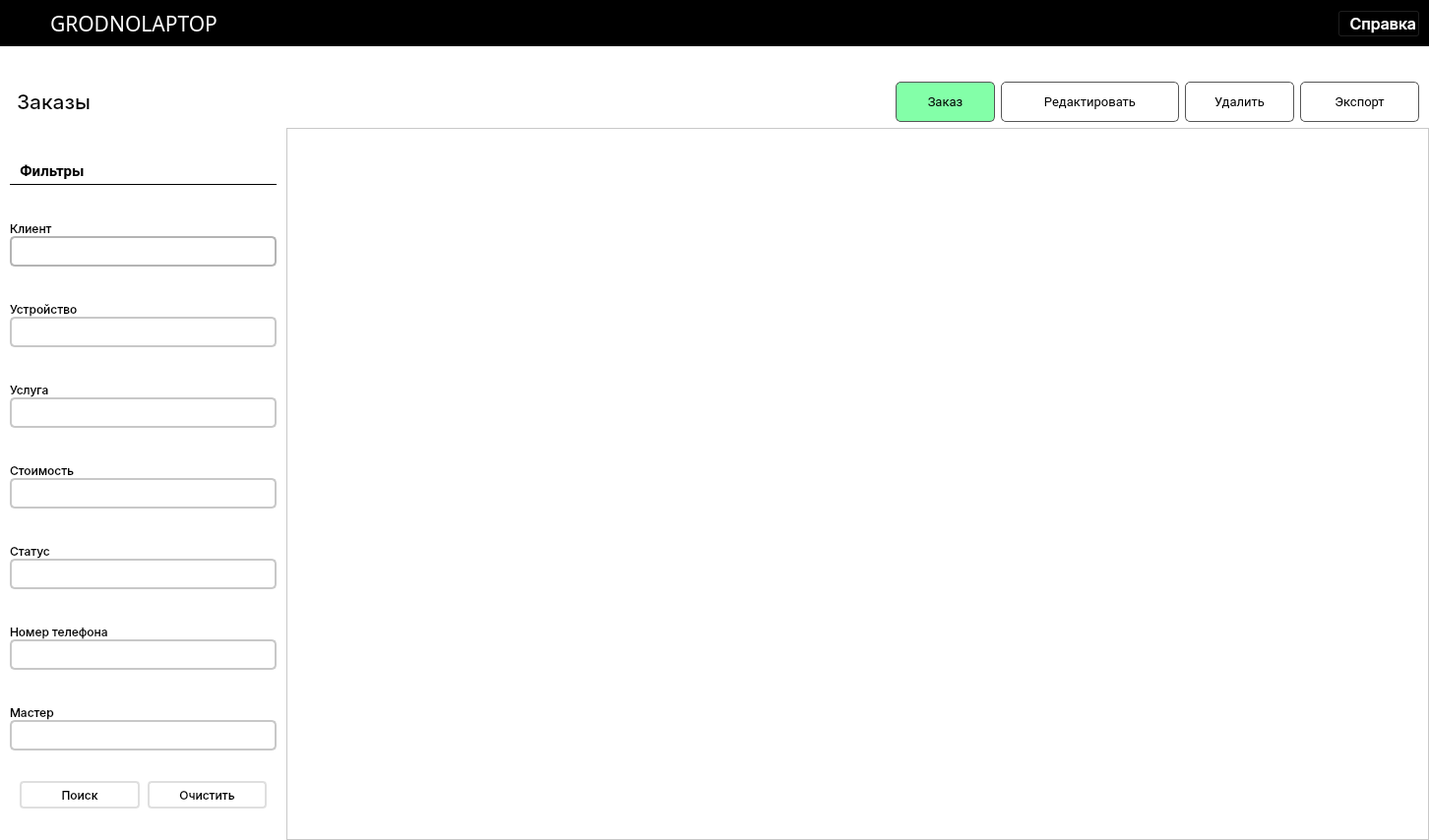
<?xml version="1.0" encoding="UTF-8"?>
<ui version="4.0">
 <class>MainWindow</class>
 <widget class="QMainWindow" name="MainWindow">
  <property name="windowModality">
   <enum>Qt::NonModal</enum>
  </property>
  <property name="geometry">
   <rect>
    <x>0</x>
    <y>0</y>
    <width>1452</width>
    <height>854</height>
   </rect>
  </property>
  <property name="windowTitle">
   <string>GrodnoLaptop</string>
  </property>
  <property name="windowIcon">
   <iconset resource="icons_res.qrc">
    <normaloff>:/icons/icons/GL.png</normaloff>:/icons/icons/GL.png</iconset>
  </property>
  <property name="autoFillBackground">
   <bool>true</bool>
  </property>
  <property name="styleSheet">
   <string notr="true"/>
  </property>
  <property name="animated">
   <bool>true</bool>
  </property>
  <property name="documentMode">
   <bool>false</bool>
  </property>
  <property name="tabShape">
   <enum>QTabWidget::Rounded</enum>
  </property>
  <widget class="QWidget" name="centralwidget">
   <property name="styleSheet">
    <string notr="true">#centralwidget { background-color: rgb(255, 255, 255); }
</string>
   </property>
   <layout class="QVBoxLayout" name="verticalLayout_12">
    <property name="leftMargin">
     <number>0</number>
    </property>
    <property name="topMargin">
     <number>0</number>
    </property>
    <property name="rightMargin">
     <number>0</number>
    </property>
    <property name="bottomMargin">
     <number>0</number>
    </property>
    <item>
     <layout class="QVBoxLayout" name="verticalLayout">
      <property name="spacing">
       <number>36</number>
      </property>
      <item>
       <widget class="QFrame" name="frame">
        <property name="styleSheet">
         <string notr="true">background-color: rgb(0, 0, 0);</string>
        </property>
        <layout class="QHBoxLayout" name="horizontalLayout_2">
         <property name="spacing">
          <number>0</number>
         </property>
         <property name="leftMargin">
          <number>1</number>
         </property>
         <property name="bottomMargin">
          <number>8</number>
         </property>
         <item>
          <widget class="QLabel" name="Label_GL">
           <property name="minimumSize">
            <size>
             <width>50</width>
             <height>0</height>
            </size>
           </property>
           <property name="styleSheet">
            <string notr="true">image: url(:/icons/icons/GL.png);</string>
           </property>
           <property name="text">
            <string/>
           </property>
           <property name="scaledContents">
            <bool>false</bool>
           </property>
           <property name="alignment">
            <set>Qt::AlignCenter</set>
           </property>
           <property name="margin">
            <number>0</number>
           </property>
          </widget>
         </item>
         <item>
          <layout class="QHBoxLayout" name="horizontalLayout">
           <property name="bottomMargin">
            <number>0</number>
           </property>
           <item>
            <widget class="QLabel" name="Title_Label">
             <property name="font">
              <font>
               <family>Jost SemiBold</family>
               <pointsize>16</pointsize>
               <weight>50</weight>
               <italic>false</italic>
               <bold>false</bold>
              </font>
             </property>
             <property name="styleSheet">
              <string notr="true">font: 16pt;
color: rgb(255, 255, 255);</string>
             </property>
             <property name="text">
              <string>GRODNOLAPTOP</string>
             </property>
            </widget>
           </item>
           <item>
            <spacer name="horizontalSpacer">
             <property name="orientation">
              <enum>Qt::Horizontal</enum>
             </property>
             <property name="sizeHint" stdset="0">
              <size>
               <width>1018</width>
               <height>20</height>
              </size>
             </property>
            </spacer>
           </item>
           <item>
            <widget class="QPushButton" name="help_btn">
             <property name="font">
              <font>
               <family>Inter Medium</family>
               <pointsize>12</pointsize>
              </font>
             </property>
             <property name="toolTip">
              <string/>
             </property>
             <property name="styleSheet">
              <string notr="true">background-color: rgb(0, 0, 0);
color: rgb(255, 255, 255);
</string>
             </property>
             <property name="text">
              <string>  Справка</string>
             </property>
             <property name="icon">
              <iconset resource="icons_res.qrc">
               <normaloff>:/icons/icons/help.svg</normaloff>:/icons/icons/help.svg</iconset>
             </property>
            </widget>
           </item>
          </layout>
         </item>
        </layout>
       </widget>
      </item>
      <item>
       <layout class="QHBoxLayout" name="btn_order_Layout">
        <property name="leftMargin">
         <number>17</number>
        </property>
        <property name="rightMargin">
         <number>10</number>
        </property>
        <item>
         <widget class="QLabel" name="order_label">
          <property name="font">
           <font>
            <family>Inter Medium</family>
            <pointsize>16</pointsize>
            <weight>50</weight>
            <bold>false</bold>
           </font>
          </property>
          <property name="text">
           <string>Заказы</string>
          </property>
         </widget>
        </item>
        <item>
         <spacer name="horizontalSpacer_2">
          <property name="orientation">
           <enum>Qt::Horizontal</enum>
          </property>
          <property name="sizeHint" stdset="0">
           <size>
            <width>758</width>
            <height>20</height>
           </size>
          </property>
         </spacer>
        </item>
        <item>
         <layout class="QHBoxLayout" name="btnLayout">
          <property name="spacing">
           <number>6</number>
          </property>
          <item>
           <widget class="QPushButton" name="order_btn">
            <property name="minimumSize">
             <size>
              <width>101</width>
              <height>41</height>
             </size>
            </property>
            <property name="font">
             <font>
              <family>Roboto</family>
              <pointsize>10</pointsize>
             </font>
            </property>
            <property name="toolTip">
             <string>&lt;html&gt;&lt;head/&gt;&lt;body&gt;&lt;p&gt;Добавить заказ&lt;/p&gt;&lt;/body&gt;&lt;/html&gt;</string>
            </property>
            <property name="whatsThis">
             <string>&lt;html&gt;&lt;head/&gt;&lt;body&gt;&lt;p&gt;&lt;br/&gt;&lt;/p&gt;&lt;/body&gt;&lt;/html&gt;</string>
            </property>
            <property name="styleSheet">
             <string notr="true">QPushButton {
background-color: rgba(30, 255, 97,140);
border-radius: 5px;
border: 1px solid rgb(86, 86, 86);
}
QPushButton:hover {
background-color: rgba(30, 255, 97,100);
}
QPushButton:pressed {
background-color: rgba(30, 255, 97,150);
border: 1px solid rgb(132, 132, 132);
}</string>
            </property>
            <property name="text">
             <string>Заказ</string>
            </property>
            <property name="icon">
             <iconset resource="icons_res.qrc">
              <normaloff>:/icons/icons/add.svg</normaloff>:/icons/icons/add.svg</iconset>
            </property>
            <property name="iconSize">
             <size>
              <width>30</width>
              <height>30</height>
             </size>
            </property>
           </widget>
          </item>
          <item>
           <widget class="QPushButton" name="edit_btn">
            <property name="minimumSize">
             <size>
              <width>181</width>
              <height>41</height>
             </size>
            </property>
            <property name="font">
             <font>
              <family>Roboto</family>
              <pointsize>10</pointsize>
             </font>
            </property>
            <property name="toolTip">
             <string>&lt;html&gt;&lt;head/&gt;&lt;body&gt;&lt;p&gt;Редактировать заказ&lt;/p&gt;&lt;/body&gt;&lt;/html&gt;</string>
            </property>
            <property name="styleSheet">
             <string notr="true">QPushButton {
background-color: rgb(255, 255, 255);
border-radius: 5px;
border: 1px solid rgb(86, 86, 86);
}
QPushButton:hover {
background-color: rgb(232, 232, 232);
}
QPushButton:pressed {
background-color: rgb(206, 206, 206);
border: 1px solid rgb(132, 132, 132);
}</string>
            </property>
            <property name="text">
             <string>Редактировать</string>
            </property>
            <property name="icon">
             <iconset resource="icons_res.qrc">
              <normaloff>:/icons/icons/edit.svg</normaloff>:/icons/icons/edit.svg</iconset>
            </property>
            <property name="iconSize">
             <size>
              <width>30</width>
              <height>30</height>
             </size>
            </property>
           </widget>
          </item>
          <item>
           <widget class="QPushButton" name="del_btn">
            <property name="minimumSize">
             <size>
              <width>111</width>
              <height>41</height>
             </size>
            </property>
            <property name="font">
             <font>
              <family>Roboto</family>
              <pointsize>10</pointsize>
             </font>
            </property>
            <property name="toolTip">
             <string>&lt;html&gt;&lt;head/&gt;&lt;body&gt;&lt;p&gt;Удалить заказ&lt;/p&gt;&lt;/body&gt;&lt;/html&gt;</string>
            </property>
            <property name="styleSheet">
             <string notr="true">QPushButton {
background-color: rgb(255, 255, 255);
border-radius: 5px;
border: 1px solid rgb(86, 86, 86);
}
QPushButton:hover {
background-color: rgb(232, 232, 232);
}
QPushButton:pressed {
background-color: rgb(206, 206, 206);
border: 1px solid rgb(132, 132, 132);
}</string>
            </property>
            <property name="text">
             <string>Удалить</string>
            </property>
            <property name="icon">
             <iconset resource="icons_res.qrc">
              <normaloff>:/icons/icons/delete.svg</normaloff>:/icons/icons/delete.svg</iconset>
            </property>
            <property name="iconSize">
             <size>
              <width>30</width>
              <height>30</height>
             </size>
            </property>
           </widget>
          </item>
          <item>
           <widget class="QPushButton" name="export_btn">
            <property name="minimumSize">
             <size>
              <width>121</width>
              <height>41</height>
             </size>
            </property>
            <property name="font">
             <font>
              <family>Roboto</family>
              <pointsize>10</pointsize>
             </font>
            </property>
            <property name="toolTip">
             <string>&lt;html&gt;&lt;head/&gt;&lt;body&gt;&lt;p&gt;Экспорт в формат .xls&lt;/p&gt;&lt;/body&gt;&lt;/html&gt;</string>
            </property>
            <property name="styleSheet">
             <string notr="true">QPushButton {
background-color: rgb(255, 255, 255);
border-radius: 5px;
border: 1px solid rgb(86, 86, 86);
}
QPushButton:hover {
background-color: rgb(232, 232, 232);
}
QPushButton:pressed {
background-color: rgb(206, 206, 206);
border: 1px solid rgb(132, 132, 132);
}</string>
            </property>
            <property name="text">
             <string>Экспорт</string>
            </property>
            <property name="icon">
             <iconset resource="icons_res.qrc">
              <normaloff>:/icons/icons/export.svg</normaloff>:/icons/icons/export.svg</iconset>
            </property>
            <property name="iconSize">
             <size>
              <width>30</width>
              <height>30</height>
             </size>
            </property>
           </widget>
          </item>
         </layout>
        </item>
       </layout>
      </item>
     </layout>
    </item>
    <item>
     <layout class="QHBoxLayout" name="panel_table_layout" stretch="0,6">
      <property name="spacing">
       <number>10</number>
      </property>
      <property name="rightMargin">
       <number>0</number>
      </property>
      <property name="bottomMargin">
       <number>0</number>
      </property>
      <item>
       <layout class="QVBoxLayout" name="filter_panel_lLayout" stretch="0,0,0,0,0,0,0,0,0">
        <property name="spacing">
         <number>0</number>
        </property>
        <property name="leftMargin">
         <number>10</number>
        </property>
        <item>
         <layout class="QVBoxLayout" name="filter_line_Layout">
          <item>
           <layout class="QHBoxLayout" name="filter_Layout">
            <property name="leftMargin">
             <number>10</number>
            </property>
            <item>
             <widget class="QLabel" name="filter_label">
              <property name="font">
               <font>
                <family>Roboto</family>
                <pointsize>11</pointsize>
                <weight>75</weight>
                <bold>true</bold>
               </font>
              </property>
              <property name="text">
               <string>Фильтры</string>
              </property>
              <property name="scaledContents">
               <bool>true</bool>
              </property>
              <property name="alignment">
               <set>Qt::AlignCenter</set>
              </property>
             </widget>
            </item>
            <item>
             <spacer name="horizontalSpacer_3">
              <property name="orientation">
               <enum>Qt::Horizontal</enum>
              </property>
              <property name="sizeHint" stdset="0">
               <size>
                <width>158</width>
                <height>20</height>
               </size>
              </property>
             </spacer>
            </item>
            <item>
             <widget class="QLabel" name="filter_icon_label">
              <property name="maximumSize">
               <size>
                <width>25</width>
                <height>25</height>
               </size>
              </property>
              <property name="text">
               <string/>
              </property>
              <property name="pixmap">
               <pixmap resource="icons_res.qrc">:/icons/icons/filter.svg</pixmap>
              </property>
              <property name="scaledContents">
               <bool>true</bool>
              </property>
              <property name="alignment">
               <set>Qt::AlignCenter</set>
              </property>
             </widget>
            </item>
           </layout>
          </item>
          <item>
           <widget class="Line" name="line">
            <property name="styleSheet">
             <string notr="true"/>
            </property>
            <property name="frameShadow">
             <enum>QFrame::Plain</enum>
            </property>
            <property name="lineWidth">
             <number>1</number>
            </property>
            <property name="midLineWidth">
             <number>1</number>
            </property>
            <property name="orientation">
             <enum>Qt::Horizontal</enum>
            </property>
           </widget>
          </item>
         </layout>
        </item>
        <item>
         <layout class="QVBoxLayout" name="client_Layout" stretch="0,0">
          <property name="spacing">
           <number>0</number>
          </property>
          <property name="sizeConstraint">
           <enum>QLayout::SetDefaultConstraint</enum>
          </property>
          <property name="topMargin">
           <number>0</number>
          </property>
          <property name="bottomMargin">
           <number>0</number>
          </property>
          <item>
           <widget class="QLabel" name="client_label">
            <property name="maximumSize">
             <size>
              <width>16777215</width>
              <height>20</height>
             </size>
            </property>
            <property name="font">
             <font>
              <family>Inter Medium</family>
              <strikeout>false</strikeout>
              <kerning>true</kerning>
             </font>
            </property>
            <property name="styleSheet">
             <string notr="true"/>
            </property>
            <property name="text">
             <string>Клиент</string>
            </property>
            <property name="alignment">
             <set>Qt::AlignBottom|Qt::AlignLeading|Qt::AlignLeft</set>
            </property>
            <property name="indent">
             <number>-1</number>
            </property>
           </widget>
          </item>
          <item>
           <widget class="QLineEdit" name="client_lineEdit">
            <property name="minimumSize">
             <size>
              <width>271</width>
              <height>31</height>
             </size>
            </property>
            <property name="focusPolicy">
             <enum>Qt::StrongFocus</enum>
            </property>
            <property name="toolTip">
             <string>&lt;html&gt;&lt;head/&gt;&lt;body&gt;&lt;p&gt;ФИО клиента&lt;/p&gt;&lt;/body&gt;&lt;/html&gt;</string>
            </property>
            <property name="styleSheet">
             <string notr="true">border-radius: 5px;
border: 2px solid rgb(180, 180, 180)</string>
            </property>
            <property name="inputMask">
             <string notr="true"/>
            </property>
            <property name="text">
             <string/>
            </property>
            <property name="frame">
             <bool>true</bool>
            </property>
            <property name="echoMode">
             <enum>QLineEdit::Normal</enum>
            </property>
            <property name="placeholderText">
             <string/>
            </property>
           </widget>
          </item>
         </layout>
        </item>
        <item>
         <layout class="QVBoxLayout" name="device_Layout">
          <property name="spacing">
           <number>0</number>
          </property>
          <property name="topMargin">
           <number>0</number>
          </property>
          <item>
           <widget class="QLabel" name="device_label">
            <property name="maximumSize">
             <size>
              <width>16777215</width>
              <height>20</height>
             </size>
            </property>
            <property name="font">
             <font>
              <family>Inter Medium</family>
              <strikeout>false</strikeout>
              <kerning>true</kerning>
             </font>
            </property>
            <property name="styleSheet">
             <string notr="true"/>
            </property>
            <property name="text">
             <string>Устройство</string>
            </property>
            <property name="alignment">
             <set>Qt::AlignBottom|Qt::AlignLeading|Qt::AlignLeft</set>
            </property>
           </widget>
          </item>
          <item>
           <widget class="QLineEdit" name="device_lineEdit">
            <property name="minimumSize">
             <size>
              <width>271</width>
              <height>31</height>
             </size>
            </property>
            <property name="toolTip">
             <string>&lt;html&gt;&lt;head/&gt;&lt;body&gt;&lt;p&gt;Тип и название устройства&lt;/p&gt;&lt;/body&gt;&lt;/html&gt;</string>
            </property>
            <property name="styleSheet">
             <string notr="true">border-radius: 5px;
border: 2px solid rgb(200, 200, 200)</string>
            </property>
            <property name="inputMask">
             <string notr="true"/>
            </property>
            <property name="text">
             <string/>
            </property>
            <property name="frame">
             <bool>true</bool>
            </property>
            <property name="echoMode">
             <enum>QLineEdit::Normal</enum>
            </property>
            <property name="placeholderText">
             <string/>
            </property>
           </widget>
          </item>
         </layout>
        </item>
        <item>
         <layout class="QVBoxLayout" name="service_Layout">
          <property name="spacing">
           <number>0</number>
          </property>
          <property name="topMargin">
           <number>0</number>
          </property>
          <item>
           <widget class="QLabel" name="service_label">
            <property name="maximumSize">
             <size>
              <width>16777215</width>
              <height>20</height>
             </size>
            </property>
            <property name="font">
             <font>
              <family>Inter Medium</family>
              <strikeout>false</strikeout>
              <kerning>true</kerning>
             </font>
            </property>
            <property name="styleSheet">
             <string notr="true"/>
            </property>
            <property name="text">
             <string>Услуга</string>
            </property>
            <property name="alignment">
             <set>Qt::AlignBottom|Qt::AlignLeading|Qt::AlignLeft</set>
            </property>
           </widget>
          </item>
          <item>
           <widget class="QLineEdit" name="service_lineEdit">
            <property name="minimumSize">
             <size>
              <width>271</width>
              <height>31</height>
             </size>
            </property>
            <property name="toolTip">
             <string>&lt;html&gt;&lt;head/&gt;&lt;body&gt;&lt;p&gt;Предоставленные услуги&lt;/p&gt;&lt;/body&gt;&lt;/html&gt;</string>
            </property>
            <property name="styleSheet">
             <string notr="true">border-radius: 5px;
border: 2px solid rgb(200, 200, 200)</string>
            </property>
            <property name="inputMask">
             <string notr="true"/>
            </property>
            <property name="text">
             <string/>
            </property>
            <property name="frame">
             <bool>true</bool>
            </property>
            <property name="echoMode">
             <enum>QLineEdit::Normal</enum>
            </property>
            <property name="placeholderText">
             <string/>
            </property>
           </widget>
          </item>
         </layout>
        </item>
        <item>
         <layout class="QVBoxLayout" name="price_Layout">
          <property name="spacing">
           <number>0</number>
          </property>
          <property name="topMargin">
           <number>0</number>
          </property>
          <item>
           <widget class="QLabel" name="price_label">
            <property name="maximumSize">
             <size>
              <width>16777215</width>
              <height>20</height>
             </size>
            </property>
            <property name="font">
             <font>
              <family>Inter Medium</family>
              <strikeout>false</strikeout>
              <kerning>true</kerning>
             </font>
            </property>
            <property name="styleSheet">
             <string notr="true"/>
            </property>
            <property name="text">
             <string>Стоимость</string>
            </property>
            <property name="alignment">
             <set>Qt::AlignBottom|Qt::AlignLeading|Qt::AlignLeft</set>
            </property>
           </widget>
          </item>
          <item>
           <widget class="QLineEdit" name="price_lineEdit">
            <property name="minimumSize">
             <size>
              <width>271</width>
              <height>31</height>
             </size>
            </property>
            <property name="toolTip">
             <string>&lt;html&gt;&lt;head/&gt;&lt;body&gt;&lt;p&gt;Стоимость работ&lt;/p&gt;&lt;/body&gt;&lt;/html&gt;</string>
            </property>
            <property name="styleSheet">
             <string notr="true">border-radius: 5px;
border: 2px solid rgb(200, 200, 200)</string>
            </property>
            <property name="inputMask">
             <string notr="true"/>
            </property>
            <property name="text">
             <string/>
            </property>
            <property name="frame">
             <bool>true</bool>
            </property>
            <property name="echoMode">
             <enum>QLineEdit::Normal</enum>
            </property>
            <property name="placeholderText">
             <string/>
            </property>
           </widget>
          </item>
         </layout>
        </item>
        <item>
         <layout class="QVBoxLayout" name="status_lLayout">
          <property name="spacing">
           <number>0</number>
          </property>
          <property name="topMargin">
           <number>0</number>
          </property>
          <item>
           <widget class="QLabel" name="status_label">
            <property name="maximumSize">
             <size>
              <width>16777215</width>
              <height>20</height>
             </size>
            </property>
            <property name="font">
             <font>
              <family>Inter Medium</family>
              <strikeout>false</strikeout>
              <kerning>true</kerning>
             </font>
            </property>
            <property name="styleSheet">
             <string notr="true"/>
            </property>
            <property name="text">
             <string>Статус</string>
            </property>
            <property name="alignment">
             <set>Qt::AlignBottom|Qt::AlignLeading|Qt::AlignLeft</set>
            </property>
           </widget>
          </item>
          <item>
           <widget class="QComboBox" name="status_comboBox">
            <property name="minimumSize">
             <size>
              <width>0</width>
              <height>31</height>
             </size>
            </property>
            <property name="toolTip">
             <string>&lt;html&gt;&lt;head/&gt;&lt;body&gt;&lt;p&gt;Статус заказа&lt;/p&gt;&lt;/body&gt;&lt;/html&gt;</string>
            </property>
            <property name="styleSheet">
             <string notr="true">QComboBox {
border-radius: 5px;
border: 2px solid rgb(200, 200, 200);
}
QComboBox::drop-down {
border: 0px;
}
QComboBox::down-arrow{
image: url(:/icons/icons/down-arrow.png);
width: 15px;
height: 15px;
margin-right: 15px;
}
QComboBox QListView {
border: 1px solid rgb(197, 197, 197);
outline: 0px;
}</string>
            </property>
            <property name="editable">
             <bool>false</bool>
            </property>
            <property name="currentText">
             <string extracomment="ваааа"/>
            </property>
            <property name="currentIndex">
             <number>-1</number>
            </property>
            <property name="insertPolicy">
             <enum>QComboBox::InsertAlphabetically</enum>
            </property>
            <property name="sizeAdjustPolicy">
             <enum>QComboBox::AdjustToContentsOnFirstShow</enum>
            </property>
            <property name="iconSize">
             <size>
              <width>20</width>
              <height>20</height>
             </size>
            </property>
            <property name="duplicatesEnabled">
             <bool>false</bool>
            </property>
            <property name="frame">
             <bool>true</bool>
            </property>
            <property name="modelColumn">
             <number>0</number>
            </property>
            <item>
             <property name="text">
              <string>Активен</string>
             </property>
            </item>
            <item>
             <property name="text">
              <string>Выполнен</string>
             </property>
            </item>
           </widget>
          </item>
         </layout>
        </item>
        <item>
         <layout class="QVBoxLayout" name="phonenumber_Layout">
          <property name="spacing">
           <number>0</number>
          </property>
          <property name="topMargin">
           <number>0</number>
          </property>
          <item>
           <widget class="QLabel" name="phonenumber_label">
            <property name="maximumSize">
             <size>
              <width>16777215</width>
              <height>20</height>
             </size>
            </property>
            <property name="font">
             <font>
              <family>Inter Medium</family>
              <strikeout>false</strikeout>
              <kerning>true</kerning>
             </font>
            </property>
            <property name="styleSheet">
             <string notr="true"/>
            </property>
            <property name="text">
             <string>Номер телефона</string>
            </property>
            <property name="alignment">
             <set>Qt::AlignBottom|Qt::AlignLeading|Qt::AlignLeft</set>
            </property>
           </widget>
          </item>
          <item>
           <widget class="QLineEdit" name="phonenumber_lineEdit">
            <property name="minimumSize">
             <size>
              <width>271</width>
              <height>31</height>
             </size>
            </property>
            <property name="font">
             <font>
              <family>Inter Medium</family>
             </font>
            </property>
            <property name="toolTip">
             <string>&lt;html&gt;&lt;head/&gt;&lt;body&gt;&lt;p&gt;Номер телефона клиента&lt;/p&gt;&lt;/body&gt;&lt;/html&gt;</string>
            </property>
            <property name="styleSheet">
             <string notr="true">border-radius: 5px;
border: 2px solid rgb(200, 200, 200)</string>
            </property>
            <property name="inputMask">
             <string notr="true"/>
            </property>
            <property name="text">
             <string/>
            </property>
            <property name="frame">
             <bool>true</bool>
            </property>
            <property name="echoMode">
             <enum>QLineEdit::Normal</enum>
            </property>
            <property name="placeholderText">
             <string/>
            </property>
            <property name="clearButtonEnabled">
             <bool>false</bool>
            </property>
           </widget>
          </item>
         </layout>
        </item>
        <item>
         <layout class="QVBoxLayout" name="master_Layout">
          <property name="spacing">
           <number>0</number>
          </property>
          <property name="topMargin">
           <number>0</number>
          </property>
          <item>
           <widget class="QLabel" name="master_label">
            <property name="maximumSize">
             <size>
              <width>16777215</width>
              <height>20</height>
             </size>
            </property>
            <property name="font">
             <font>
              <family>Inter Medium</family>
              <strikeout>false</strikeout>
              <kerning>true</kerning>
             </font>
            </property>
            <property name="styleSheet">
             <string notr="true"/>
            </property>
            <property name="text">
             <string>Мастер</string>
            </property>
            <property name="alignment">
             <set>Qt::AlignBottom|Qt::AlignLeading|Qt::AlignLeft</set>
            </property>
           </widget>
          </item>
          <item>
           <widget class="QComboBox" name="master_comboBox">
            <property name="minimumSize">
             <size>
              <width>0</width>
              <height>31</height>
             </size>
            </property>
            <property name="toolTip">
             <string>&lt;html&gt;&lt;head/&gt;&lt;body&gt;&lt;p&gt;Имя мастера&lt;/p&gt;&lt;/body&gt;&lt;/html&gt;</string>
            </property>
            <property name="styleSheet">
             <string notr="true">QComboBox {
border-radius: 5px;
border: 2px solid rgb(200, 200, 200);
}
QComboBox::drop-down {
border: 0px;
}
QComboBox::down-arrow{
image: url(:/icons/icons/down-arrow.png);
width: 15px;
height: 15px;
margin-right: 15px;
}
QComboBox QListView {
border: 1px solid rgb(197, 197, 197);
outline: 0px;
}</string>
            </property>
            <property name="editable">
             <bool>false</bool>
            </property>
            <property name="currentText">
             <string/>
            </property>
            <property name="currentIndex">
             <number>-1</number>
            </property>
            <property name="insertPolicy">
             <enum>QComboBox::InsertAlphabetically</enum>
            </property>
            <property name="sizeAdjustPolicy">
             <enum>QComboBox::AdjustToContentsOnFirstShow</enum>
            </property>
            <property name="iconSize">
             <size>
              <width>20</width>
              <height>20</height>
             </size>
            </property>
            <property name="duplicatesEnabled">
             <bool>false</bool>
            </property>
            <property name="frame">
             <bool>true</bool>
            </property>
            <property name="modelColumn">
             <number>0</number>
            </property>
            <item>
             <property name="text">
              <string>Константин</string>
             </property>
            </item>
            <item>
             <property name="text">
              <string>Михаил</string>
             </property>
            </item>
           </widget>
          </item>
         </layout>
        </item>
        <item>
         <layout class="QHBoxLayout" name="button_Layout">
          <property name="spacing">
           <number>8</number>
          </property>
          <property name="leftMargin">
           <number>10</number>
          </property>
          <property name="topMargin">
           <number>0</number>
          </property>
          <property name="rightMargin">
           <number>10</number>
          </property>
          <item>
           <widget class="QPushButton" name="search_Button">
            <property name="minimumSize">
             <size>
              <width>0</width>
              <height>28</height>
             </size>
            </property>
            <property name="font">
             <font>
              <family>Inter Medium</family>
             </font>
            </property>
            <property name="toolTip">
             <string>&lt;html&gt;&lt;head/&gt;&lt;body&gt;&lt;p&gt;Начать поиск&lt;/p&gt;&lt;/body&gt;&lt;/html&gt;</string>
            </property>
            <property name="styleSheet">
             <string notr="true">QPushButton {
background-color: rgb(255, 255, 255);
border-radius: 4px;
border: 2px solid rgb(223, 223, 223);
}
QPushButton:hover {
background-color: rgb(232, 232, 232);
}
QPushButton:pressed {
background-color: rgb(206, 206, 206);
border: 1px solid rgb(132, 132, 132);
}</string>
            </property>
            <property name="text">
             <string>Поиск</string>
            </property>
           </widget>
          </item>
          <item>
           <widget class="QPushButton" name="clear_Button">
            <property name="minimumSize">
             <size>
              <width>0</width>
              <height>28</height>
             </size>
            </property>
            <property name="font">
             <font>
              <family>Inter Medium</family>
             </font>
            </property>
            <property name="toolTip">
             <string>&lt;html&gt;&lt;head/&gt;&lt;body&gt;&lt;p&gt;Очистить фильтры&lt;/p&gt;&lt;/body&gt;&lt;/html&gt;</string>
            </property>
            <property name="styleSheet">
             <string notr="true">QPushButton {
background-color: rgb(255, 255, 255);
border-radius: 4px;
border: 2px solid rgb(223, 223, 223);
}
QPushButton:hover {
background-color: rgb(232, 232, 232);
}
QPushButton:pressed {
background-color: rgb(206, 206, 206);
border: 1px solid rgb(132, 132, 132);
}</string>
            </property>
            <property name="text">
             <string>Очистить</string>
            </property>
           </widget>
          </item>
         </layout>
        </item>
       </layout>
      </item>
      <item>
       <widget class="QTableView" name="tableView">
        <property name="minimumSize">
         <size>
          <width>0</width>
          <height>0</height>
         </size>
        </property>
        <property name="focusPolicy">
         <enum>Qt::NoFocus</enum>
        </property>
        <property name="styleSheet">
         <string notr="true">QTableView {
border: 1px solid rgb(200,200,200);
}
QHeaderView::section:horizontal {
height: 45px;
border-style:solid;
background-color: rgb(231, 231, 231);
border: 1px solid rgb(200,200,200);
font-size: 10pt;
}
QTableView::item {
border-bottom: 1px solid rgb(223, 223, 223);
border-top: 1px solid rgb(223, 223, 223);
}
QTableView::item:selected {
background-color: rgba(255, 242, 142, 140);
color: rgb(0, 0, 0);
}
QHeaderView::down-arrow {;
width: 18px;
height:18px;
subcontrol-position: right;
image: url(:/icons/icons/down-arrow.png)
}
QHeaderView::up-arrow {;
width: 18px;
height:18px;
subcontrol-position: bottom right;
image: url(:/icons/icons/up-arrow.png);
}</string>
        </property>
        <property name="selectionMode">
         <enum>QAbstractItemView::SingleSelection</enum>
        </property>
        <property name="selectionBehavior">
         <enum>QAbstractItemView::SelectItems</enum>
        </property>
        <property name="showGrid">
         <bool>false</bool>
        </property>
        <property name="gridStyle">
         <enum>Qt::SolidLine</enum>
        </property>
        <property name="sortingEnabled">
         <bool>true</bool>
        </property>
        <attribute name="horizontalHeaderMinimumSectionSize">
         <number>49</number>
        </attribute>
        <attribute name="horizontalHeaderShowSortIndicator" stdset="0">
         <bool>true</bool>
        </attribute>
        <attribute name="horizontalHeaderStretchLastSection">
         <bool>false</bool>
        </attribute>
        <attribute name="verticalHeaderVisible">
         <bool>false</bool>
        </attribute>
        <attribute name="verticalHeaderCascadingSectionResizes">
         <bool>false</bool>
        </attribute>
        <attribute name="verticalHeaderDefaultSectionSize">
         <number>60</number>
        </attribute>
        <attribute name="verticalHeaderHighlightSections">
         <bool>false</bool>
        </attribute>
        <attribute name="verticalHeaderShowSortIndicator" stdset="0">
         <bool>false</bool>
        </attribute>
        <attribute name="verticalHeaderStretchLastSection">
         <bool>false</bool>
        </attribute>
       </widget>
      </item>
     </layout>
    </item>
   </layout>
  </widget>
 </widget>
 <resources>
  <include location="icons_res.qrc"/>
 </resources>
 <connections/>
</ui>
